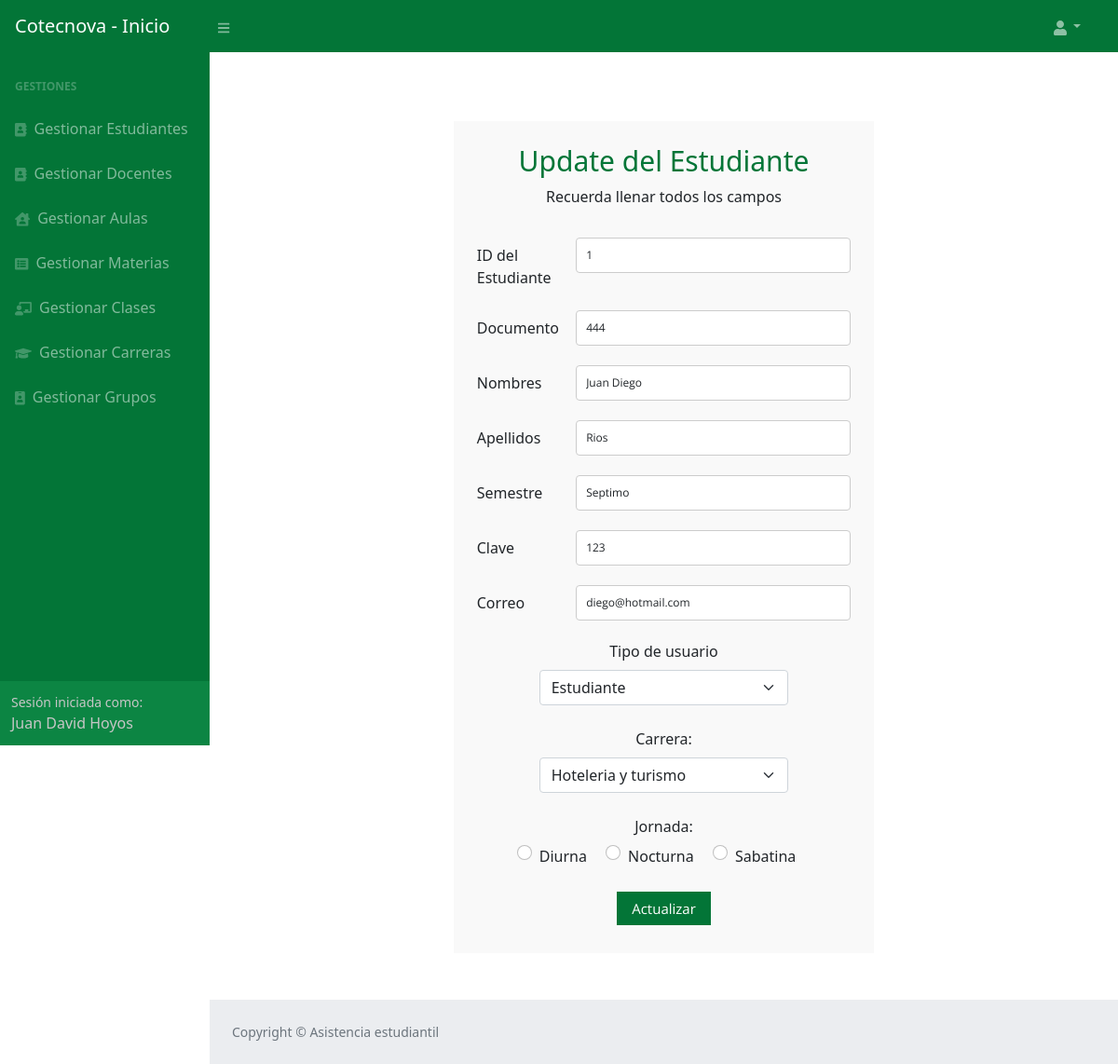
/update_estudiante2.php?id_estudiante=1 (signed in), run on the app's committed database.
### tables this page shows
CREATE TABLE `estudiante` (
  `id_estudiante` int(11) NOT NULL COMMENT 'Identificador del estudiante',
  `documento` varchar(45) NOT NULL COMMENT 'Documento del estudiante',
  `nombres` varchar(45) NOT NULL COMMENT 'Nombres del estudiante',
  `apellidos` varchar(45) NOT NULL COMMENT 'Apellidos del estudiante',
  `jornada` varchar(45) NOT NULL COMMENT 'Jornada del estudiante',
  `semestre` varchar(45) NOT NULL COMMENT 'Semestre en el que se encuentra',
  `clave` varchar(45) NOT NULL COMMENT 'Clave del estudiante',
  `correo` varchar(255) NOT NULL COMMENT 'Correo el estudiante',
  `estado` int(11) NOT NULL COMMENT 'Activo o inactivo',
  `Carrera_id_carrera` int(11) NOT NULL COMMENT 'Id de la carrera que cursa',
  `tipo_usuario_id_tipo_usuario` int(11) NOT NULL COMMENT 'Id del tipo de usuario'
);

### Modelo/MySQL.php (called while the page is built, shortened)
<?php
class MySQL{
    private $hostname  = "localhost";
    private $user = "root";
    private $password = "";
    private $database = "asistencia";
    private $conexion;
    public function conectar(){
        $this->conexion = mysqli_connect($this->hostname, $this->user, $this->password, $this->database);
    }
    public function efectuarConsulta($consulta){
        mysqli_query($this->conexion, "SET lc_time_names = 'es_ES'" );
        mysqli_query($this->conexion, "SET NAMES 'utf8'");
        mysqli_query($this->conexion, "SET CHARACTER 'utf8'");
       $this->resultadoConsulta = mysqli_query($this->conexion, $consulta);
        return $this->resultadoConsulta;
    }
}

### update_estudiante2.php (the view, shortened to what this page needs)
<!DOCTYPE html>
<html lang="en">
<head>
    <link href="css/style2.css" rel="stylesheet">
    <link href="css/styles.css" rel="stylesheet">
    <link href="css/registro.css" rel="stylesheet" media="all">
    <link href="css/style.min.css" rel="stylesheet">
</head>
<body class="sb-nav-fixed">
    <div id="container">
        <?php
        if (isset($_SESSION['tipousuario'])) {
            include("header_index.php");
        ?>
    </div>
    <?php
            require_once 'Modelo/MySQL.php';
            $mysql = new MySQL;
            $mysql->conectar();
            if (isset($_SESSION['idAdministrador'])) {
                $id_estudiante = $_GET['id_estudiante'];
                $mostrardatos = $mysql->efectuarConsulta("SELECT asistencia.estudiante.documento,asistencia.estudiante.nombres,asistencia.estudiante.apellidos,asistencia.estudiante.jornada,asistencia.estudiante.semestre,asistencia.estudiante.clave,asistencia.estudiante.correo,asistencia.estudiante.Carrera_id_carrera,asistencia.estudiante.tipo_usuario_id_tipo_usuario from estudiante WHERE asistencia.estudiante.id_estudiante = " . $id_estudiante . "");
                $seleccionUsuario = $mysql->efectuarConsulta("SELECT asistencia.tipo_usuario.id_tipo_usuario, asistencia.tipo_usuario.nombre from tipo_usuario where asistencia.tipo_usuario.id_tipo_usuario = 1");
                $seleccioncarrera = $mysql->efectuarConsulta("SELECT asistencia.carrera.id_carrera, asistencia.carrera.nombre from carrera");
                while ($valores1 = mysqli_fetch_assoc($mostrardatos)) {
                  $doc = $valores1['documento'];
                  $nombre = $valores1['nombres'];
                  $apellido = $valores1['apellidos'];
                  $semestre = $valores1['semestre'];
                  $clave = $valores1['clave'];
                  $correo = $valores1['correo'];
                }
            }
        }
        if ($_SESSION['tipousuario'] == 3) {
    ?>
    <br>
    <div id="layoutSidenav">
        <div id="layoutSidenav_content">
            <main>
                <div class="container-fluid px-4">
                    <div class="row">
                        <div class="container col-md-6 col-md-offset-3" style="text-align: center">
                          <form id="contact" action="Controlador/update_estudiante.php?id=<?php echo $id_estudiante; ?>" method="post">
                            <h3>Update del Estudiante</h3>
                            <label>Recuerda llenar todos los campos</label>
                            <br><br>
                            <div class="form-group row" align="Left">
                              <label class="col-sm-3 col-form-label">ID del Estudiante</label>
                              <div class="col-sm-9">
                                <input placeholder="ID del estudiante" disabled="" class="form-control" type="text" name="id" id="inputText" value="<?php echo $id_estudiante ?>">
                              </div>
                            </div>
                            <div class="form-group row" align="Left">
                              <label class="col-sm-3 col-form-label">Documento</label>
                              <div class="col-sm-9">
                                <input placeholder="Documento" class="form-control" type="text" name="documento_usuario" id="inputText" value="<?php echo $doc ?>">
                              </div>
                            </div>
                            <div class="form-group row" align="Left">
                              <label class="col-sm-3 col-form-label">Nombres</label>
                              <div class="col-sm-9">
                                <input placeholder="Nombres" class="form-control" type="text" name="nombre_usuario" id="inputText" value="<?php echo $nombre ?>">
                              </div>
                            </div>
                            <div class="form-group row" align="Left">
                              <label class="col-sm-3 col-form-label">Apellidos</label>
                              <div class="col-sm-9">
                                <input placeholder="Apellidos" class="form-control" type="text" name="apellido_usuario" id="inputText" value="<?php echo $apellido ?>">
                              </div>
                            </div>
                            <div class="form-group row" align="Left">
                              <label class="col-sm-3 col-form-label">Semestre</label>
                              <div class="col-sm-9">
                                <input placeholder="Semestre" class="form-control" type="text" name="Semestre" id="inputText" value="<?php echo $semestre ?>">
                              </div>
                            </div>
                            <div class="form-group row" align="Left">
                              <label class="col-sm-3 col-form-label">Clave</label>
                              <div class="col-sm-9">
                                <input placeholder="Clave" class="form-control" type="text" name="clave" id="inputText" value="<?php echo $clave ?>">
                              </div>
                            </div>
                            <div class="form-group row" align="Left">
                              <label class="col-sm-3 col-form-label">Correo</label>
                              <div class="col-sm-9">
                                <input placeholder="Correo" class="form-control" type="text" name="correo" id="inputText" value="<?php echo $correo ?>">
                              </div>
                            </div>
                            <fieldset>
                              <label>Tipo de usuario</label>
                              <center>
                                <select class="form-select col-md-8" name="tipousuario" required>
                                  <?php
                                  while ($resultado = mysqli_fetch_assoc($seleccionUsuario)) {
                                  ?>
                                    <option value="<?php echo $resultado['id_tipo_usuario'] ?>"><?php echo $resultado['nombre'] ?></option>
                                  <?php
                                  }
                                  ?>
                                </select>
                              </center>
                            </fieldset>
                            <br>
                            <fieldset>
                              <label>Carrera: </label>
                              <center>
                                <select name="carrera" class="form-select col-md-8">
                                  <?php
                                  while ($valores1 = mysqli_fetch_assoc($seleccioncarrera)) {
                                  ?>
                                    <option value="<?php echo $valores1['id_carrera'] ?>"><?php echo $valores1['nombre'] ?></option>';
                                  <?php
                                  }
                                  ?>
                                </select>
                              </center>
                            </fieldset>
                            <br>
                            <fieldset>
                              <label>Jornada: </label><br>
                              <div class="form-check form-check-inline">
                                <input class="form-check-input" type="radio" name="inlineRadioOptions" id="inlineRadio1" value="Diurna" required="">
                                <label class="form-check-label" for="inlineRadio1">Diurna</label>
                              </div>
                              <div class="form-check form-check-inline">
                                <input class="form-check-input" type="radio" name="inlineRadioOptions" id="inlineRadio2" value="Nocturna">
                                <label class="form-check-label" for="inlineRadio2">Nocturna</label>
                              </div>
                              <div class="form-check form-check-inline">
                                <input class="form-check-input" type="radio" name="inlineRadioOptions" id="inlineRadio3" value="Sabatina">
                                <label class="form-check-label" for="inlineRadio3">Sabatina</label>
                              </div>
                            </fieldset>
                            <br>
                            <button name="enviar" type="submit" id="contact-submit" data-submit="...Sending" class="col-3">Actualizar</button>
                          </form>
                        </div>
                    </div>
                </div>
            </main>
            <footer class="py-4 bg-light mt-auto">
                <div class="container-fluid px-4">
                    <div class="d-flex align-items-center justify-content-between small">
                        <div class="text-muted">Copyright &copy; Asistencia estudiantil</div>
                    </div>
                </div>
            </footer>
        </div>
    </div>
<?php
        } else {
            header("refresh:0;url=login.php");
        }
?>
</body>
</html>

### css/registro.css (style rules this page uses)
* { margin:0; padding:0; box-sizing:border-box; -webkit-box-sizing:border-box; -moz-box-sizing:border-box; -webkit-font-smoothing:antialiased; -moz-font-smoothing:antialiased; -o-font-smoothing:antialiased; font-smoothing:antialiased; text-rendering:optimizeLegibility; }
body { font-family:"Open Sans", Helvetica, Arial, sans-serif; font-weight:300; font-size: 12px; line-height:30px; color:#777; background:#5e42a6; }
.container { max-width:400px; width:100%; margin:0 auto; position:relative; }
#contact input[type="text"], #contact input[type="email"], #contact input[type="tel"], #contact input[type="url"], #contact textarea, #contact button[type="submit"] { font:400 12px/16px "Open Sans", Helvetica, Arial, sans-serif; }
#contact { background:#F9F9F9; padding:25px; margin:50px 0; }
#contact h3 { color: #037537; display: block; font-size: 30px; font-weight: 400; }
fieldset { border: medium none !important; margin: 0 0 10px; min-width: 100%; padding: 0; width: 100%; }
#contact input[type="text"], #contact input[type="email"], #contact input[type="tel"], #contact input[type="url"], #contact textarea { width:100%; border:1px solid #CCC; background:#FFF; margin:0 0 5px; padding:10px; }
#contact button[type="submit"] { cursor:pointer; width:100%; border:none; background:#037537; color:#FFF; margin:0 0 5px; padding:10px; font-size:15px; }

### data on the page
estudiante: documento_usuario "444", nombre_usuario "Juan Diego", apellido_usuario "Rios", Semestre "Septimo", clave "123", correo "diego@hotmail.com"

### other printed values
$_SESSION['nombre'] "Juan David"
$_SESSION['apellido'] "Hoyos"
form field tipousuario "Estudiante"
form field carrera "Hoteleria y turismo"
